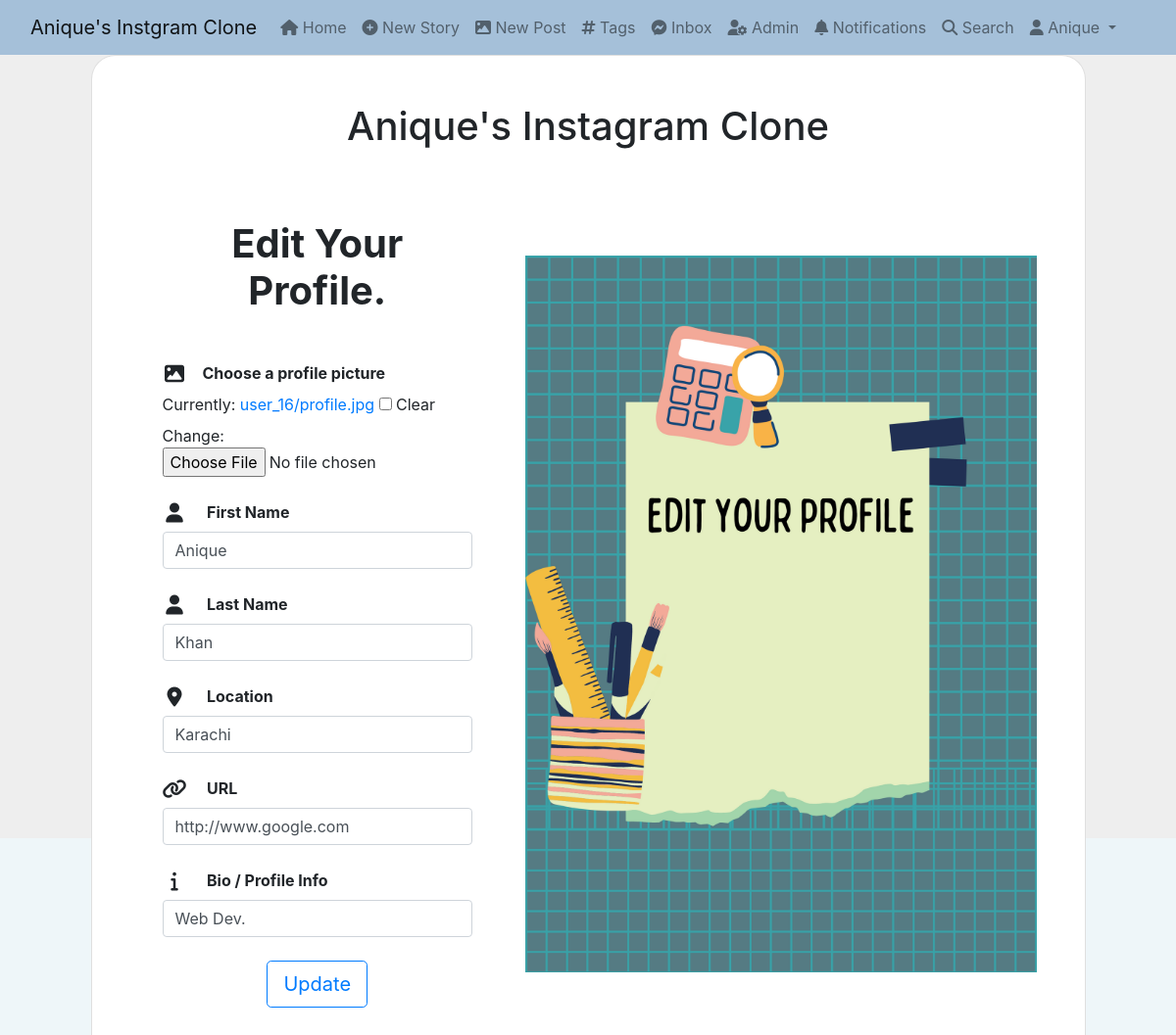
/editprofile (signed in), run on the app's committed database.
### app_auth/models.py (models this page shows, shortened)
class Profile(models.Model):
    user = models.OneToOneField(User, on_delete=models.CASCADE, related_name='profile')
    first_name = models.CharField(max_length=50, null=True, blank=True)
    last_name = models.CharField(max_length=50, null=True, blank=True)
    location = models.CharField(max_length=50, null=True, blank=True)
    url = models.URLField(max_length=80, null=True, blank=True)
    profile_info = models.TextField(max_length=150, null=True, blank=True)
    date = models.DateField(auto_now_add=True)
    favorites = models.ManyToManyField(Post)
    picture = models.ImageField(upload_to=user_directory_path, blank=True, null=True, verbose_name='Picture')

### app_auth/views.py (the view)
# urls.py: path("editprofile",views.edit_profile,name='edit_profile'),
@login_required
def edit_profile(request):
	user = request.user.id
	profile =Profile.objects.get(user__id=user)
	if request.method == 'POST':
		form = EditProfileForm(request.POST,request.FILES)
		if form.is_valid():
			profile.picture = form.cleaned_data.get("picture")
			profile.first_name = form.cleaned_data.get("first_name")
			profile.last_name = form.cleaned_data.get("last_name")
			profile.location = form.cleaned_data.get("location")
			profile.url = form.cleaned_data.get("url")
			profile.profile_info = form.cleaned_data.get("profile_info")
			profile.save()
			return redirect('profile',username=User.objects.get(id=user).username)
	else:
		form = EditProfileForm(instance=profile)
	context = {
		'form':form,
	}
	return render(request,'authentication/edit_profile.html',context)

### app_auth/forms.py
class EditProfileForm(forms.ModelForm):
	picture = forms.ImageField(required=False)
	first_name= forms.CharField(widget=forms.TextInput(attrs={'class': 'form-control'}),max_length=60,required=False)
	last_name= forms.CharField(widget=forms.TextInput(attrs={'class': 'form-control'}),max_length=60,required=False)
	location= forms.CharField(widget=forms.TextInput(attrs={'class': 'form-control'}),max_length=30,required=False)
	url = forms.URLField(widget=forms.TextInput(attrs={'class': 'form-control'}),max_length=60,required=False)
	profile_info = forms.CharField(widget=forms.TextInput(attrs={'class': 'form-control'}),max_length=400,required=False)
	class Meta:
		model = Profile
		fields = ('picture','first_name','last_name','location','url','profile_info')

### direct/views.py (called while the page is built)
def directs_count(request):
    directs_count = 0
    if request.user.is_authenticated:
        directs_count = Message.objects.filter(user=request.user,is_read=False).count()
    return {'directs_count':directs_count}

### notification/views.py (called while the page is built)
def count_notifications(request):
    count_notifications=0
    if request.user.is_authenticated:
        count_notifications = Notification.objects.filter(user=request.user,is_seen=False).count()
    return {"count_notifications":count_notifications}

### instagram_clone/templates/authentication/edit_profile.html (shortened to what this page needs)
{% extends 'base.html' %}{% load static %} {% block content %}
<section class="vh-100" style="background-color: #eee">
  <div class="container h-90">
    <div class="row d-flex justify-content-center align-items-center h-100">
      <div class="col-lg-12 col-xl-11">
        <div class="card text-black" style="border-radius: 25px">
          <div class="card-body p-md-5">
            <h1 class="text-center mb-5">Anique's Instagram Clone</h1>
            <div class="row justify-content-center">
              <div class="col-md-10 col-lg-6 col-xl-5 order-2 order-lg-1">
                <p class="text-center h1 fw-bold mb-5 mx-1 mx-md-4 mt-4">
                  Edit Your Profile.
                </p>
                <form
                  class="mx-1 mx-md-4"
                  method="post"
                  enctype="multipart/form-data"
                  action=""
                  role="form"
                >
                  <div class="d-flex flex-row align-items-center mb-4">
                    <div class="form-outline flex-fill mb-0">
                      <label class="form-label" for="form3Example1c"
                        ><i class="fas fa-image fa-lg me-3 fa-fw"></i
                        ><b>Choose a profile picture</b></label
                      > <br>{{form.picture}}
                    </div>
                  </div>
                  <div class="d-flex flex-row align-items-center mb-4">
                    <div class="form-outline flex-fill mb-0">
                      <label class="form-label" for="form3Example4c">
                        <i class="fas fa-user fa-lg me-3 fa-fw"></i>
                        <b>First Name</b></label
                      > {{form.first_name}}
                    </div>
                  </div>
                  <div class="d-flex flex-row align-items-center mb-4">
                    <div class="form-outline flex-fill mb-0">
                      <label class="form-label" for="form3Example4c">
                        <i class="fas fa-user fa-lg me-3 fa-fw"></i>
                        <b>Last Name</b></label
                      > {{form.last_name}}
                    </div>
                  </div>
                  <div class="d-flex flex-row align-items-center mb-4">
                    <div class="form-outline flex-fill mb-0">
                      <label class="form-label" for="form3Example4c">
                        <i class="fas fa-location-dot fa-lg me-3 fa-fw"></i>
                        <b>Location</b></label
                      > {{form.location}}
                    </div>
                  </div><div class="d-flex flex-row align-items-center mb-4">
                    <div class="form-outline flex-fill mb-0">
                      <label class="form-label" for="form3Example4c">
                        <i class="fas fa-link fa-lg me-3 fa-fw"></i>
                        <b>URL</b></label
                      > {{form.url}}
                    </div>
                  </div><div class="d-flex flex-row align-items-center mb-4">
                    <div class="form-outline flex-fill mb-0">
                      <label class="form-label" for="form3Example4c">
                        <i class="fas fa-info fa-lg me-3 fa-fw"></i>
                        <b>Bio / Profile Info</b></label
                      > {{form.profile_info}}
                    </div>
                  </div>
                  <div class="d-flex justify-content-center mx-4 mb-3 mb-lg-4">
                    <button
                      type="submit"
                      class="btn btn-outline-primary btn-lg"
                    >
                      Update
                    </button>
                  </div>
                </form>
              </div>
              <div
                class="col-md-10 col-lg-6 col-xl-7 d-flex align-items-center order-1 order-lg-2"
              >
                <img
                  src="{% static 'img/edit_profile.png' %}"
                  class="img-fluid"
                  alt="Phone image"
                />
              </div>
            </div>
          </div>
        </div>
      </div>
    </div>
  </div>
</section>
{% endblock content %}

### instagram_clone/templates/base.html (shortened to what this page needs)
{% load static %}
<!DOCTYPE html>
<html lang="en">
  <head>
    <link
      href="https://cdn.jsdelivr.net/npm/bootstrap@5.0.2/dist/css/bootstrap.min.css"
      rel="stylesheet"
    />
    <link
      rel="stylesheet"
      href="https://cdnjs.cloudflare.com/ajax/libs/font-awesome/6.1.1/css/all.min.css"
    />
    <link
      rel="stylesheet"
      href="https://stackpath.bootstrapcdn.com/bootstrap/4.3.1/css/bootstrap.min.css"
    />
  </head>
  <body style="background-color: #EEF6F9">
    <nav
      class="navbar navbar-expand-lg navbar-light"
      style="background-color: #a5c0d9"
    >
      <div class="container-fluid">
        <a class="navbar-brand" href="#">Anique's Instgram Clone</a>
        <div class="collapse navbar-collapse" id="navbarSupportedContent">
          <ul class="navbar-nav me-auto mb-2 mb-lg-0">
            <li class="nav-item">
              <a class="nav-link" aria-current="page" href="{% url 'index' %}"
                ><i class="fa fa-home"></i> Home</a
              >
            </li>
            <li class="nav-item">
              <a class="nav-link" href="{% url 'new_story' %}"
                ><i class="fa fa-plus-circle"></i> New Story</a
              >
            </li>
            <li class="nav-item">
              <a class="nav-link" href="{% url 'new_post' %}"
                ><i class="fa fa-image"></i> New Post</a
              >
            </li>
            <li class="nav-item">
              <a class="nav-link" href="{% url 'tags' %}"
                ><i class="fa fa-hashtag"></i> Tags</a
              >
            </li>
            <li class="nav-item">
              <a class="nav-link" href="{% url 'inbox' %}"
                ><i class="fa-brands fa-facebook-messenger"></i> Inbox
              </a>
            </li>
            <li class="nav-item">
              <a class="nav-link" href="/admin"
                ><i class="fa-solid fa-user-gear"></i> Admin</a
              >
            </li>
            <li class="nav-item">
              <a class="nav-link" href="{% url 'notifications' %}"
                ><i class="fa-solid fa-bell"></i> Notifications
                </a
              >
            </li>
            <li class="nav-item">
              <a class="nav-link" href="{% url 'search_user' %}"
                ><i class="fa-solid fa-search"></i> Search</a
              >
            </li>
            <li class="nav-item dropdown">
              <a
                class="nav-link dropdown-toggle"
                href="#"
                id="navbarDropdown"
                role="button"
                data-bs-toggle="dropdown"
                aria-expanded="false"
              >
                <i class="fa fa-user"></i> {{request.user.username|capfirst}}
              </a>
            </li>
          </ul>
        </div>
      </div>
    </nav>
    {% block content %}{% endblock content %}
  </body>
</html>

### data on the page
Profile: first_name "Anique", last_name "Khan", location "Karachi", url "http://www.google.com", profile_info "Web Dev."

### other printed values
{{ request.user.username|capfirst }} "Anique"
